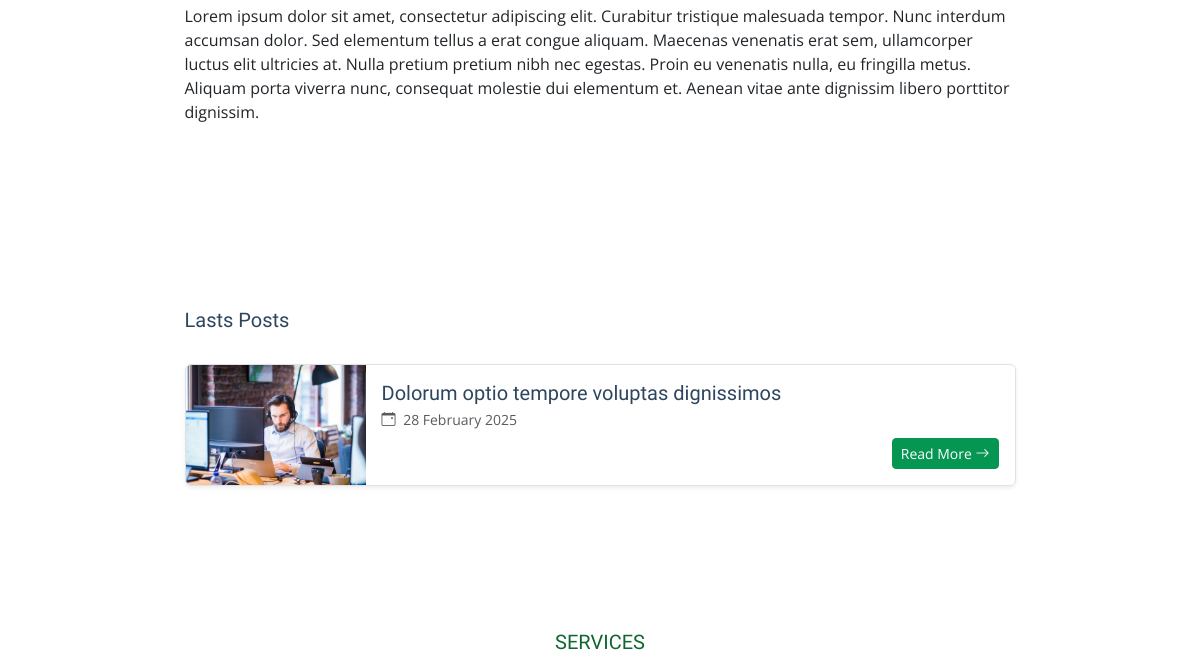
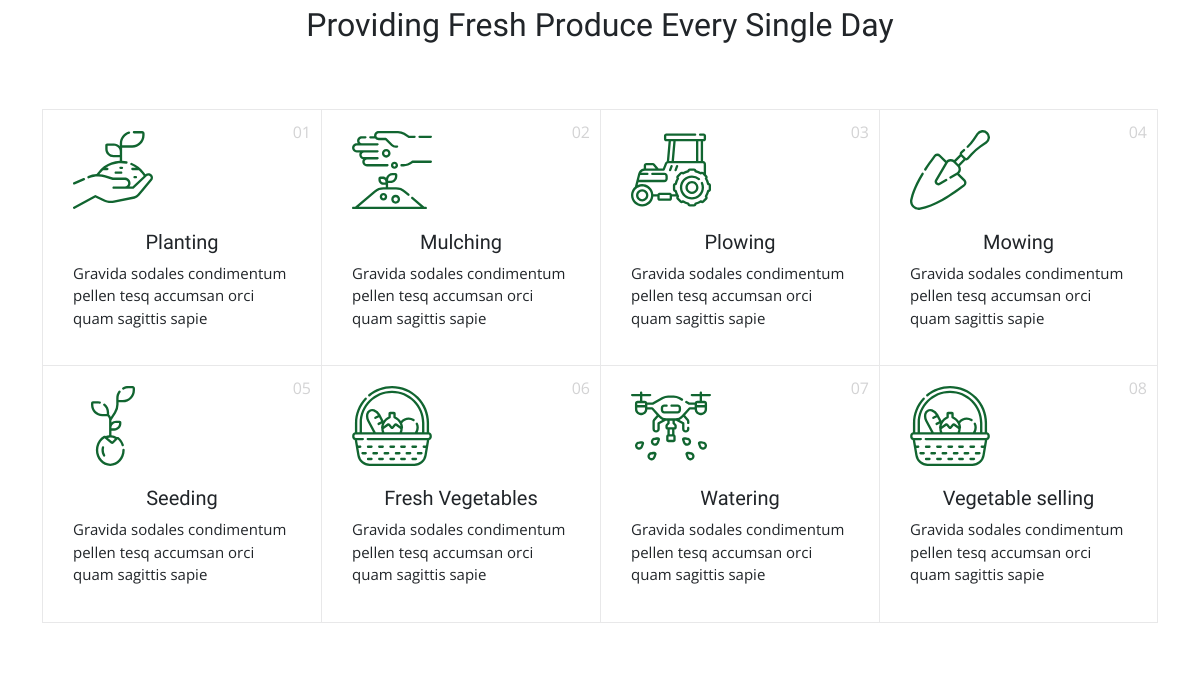
/accounts/profile/admin/ (signed in, middle part), run on an earlier commit of the app's database (2 pictures, top to bottom).
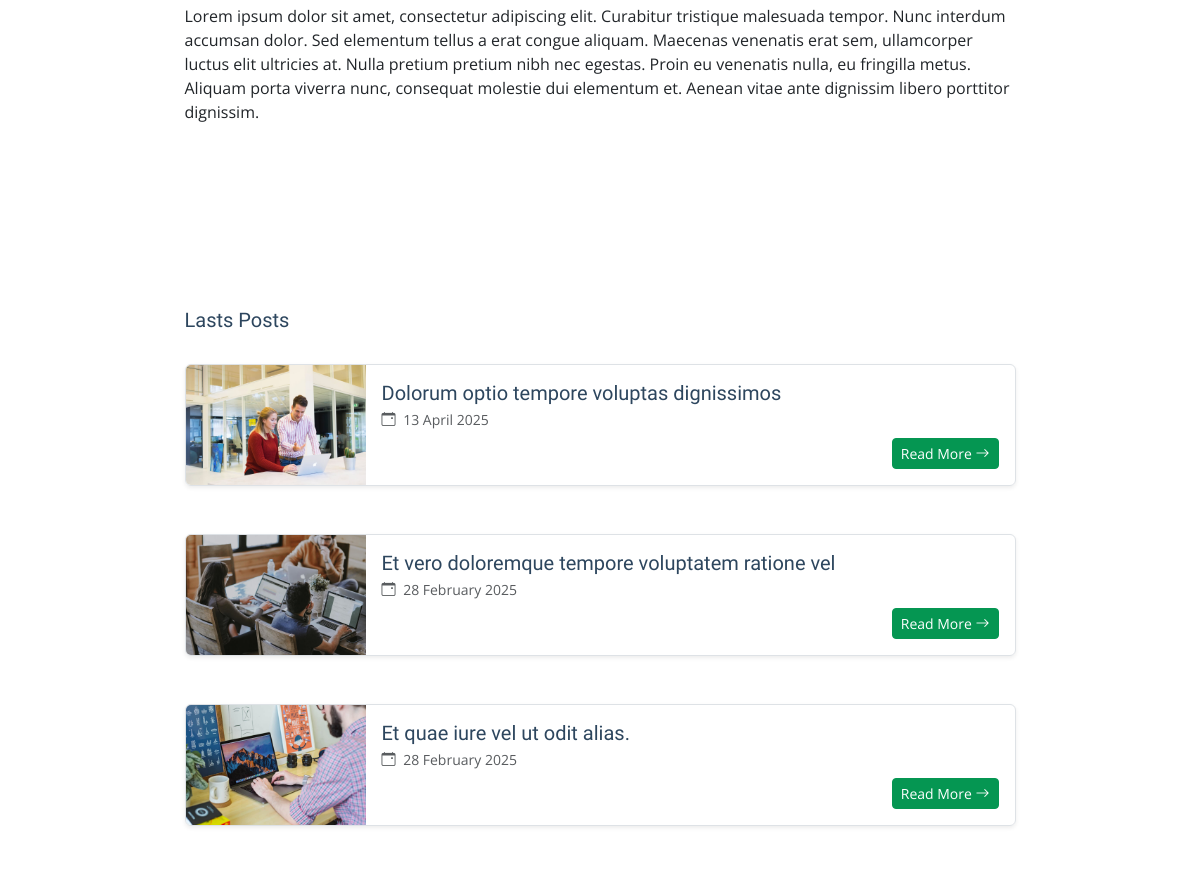
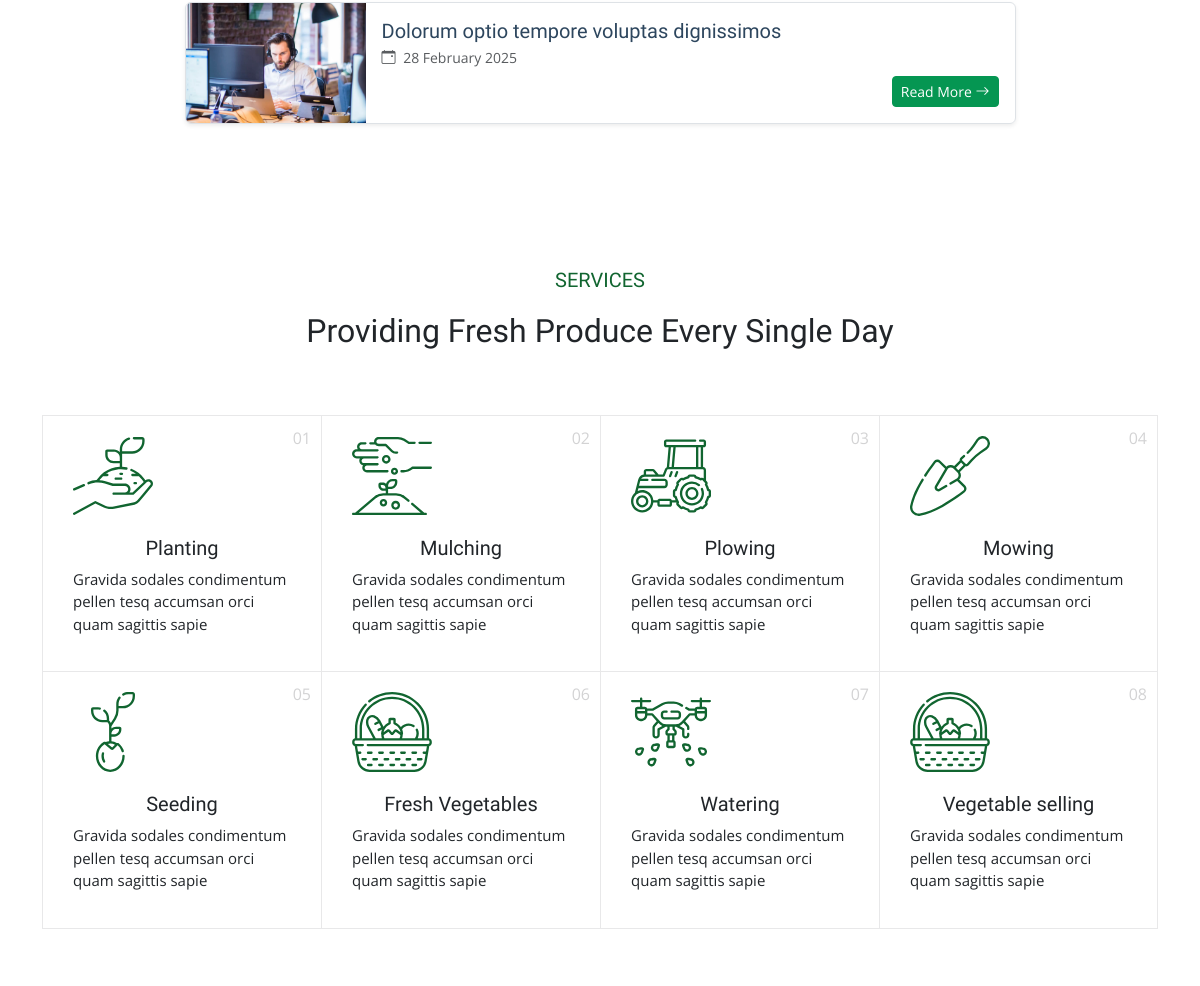
And on a later commit of the database (2 pictures, top to bottom).
### blog/models.py (models this page shows, shortened)
class Post(models.Model):
    title = models.CharField(max_length=200, verbose_name='Title')
    subtitle = models.CharField(max_length=200, verbose_name='Subtitle')
    relevant_text = models.CharField(max_length=50, verbose_name='Relevant Text', null=True, blank=True)
    content = models.TextField(verbose_name='Content')
    image = models.ImageField(verbose_name='Image', upload_to='posts', null=False, blank=False)
    author = models.ForeignKey(User, verbose_name='Author', on_delete=models.CASCADE)
    created_at = models.DateTimeField(auto_now_add=True, verbose_name='Creation Date')
    updated_at = models.DateTimeField(auto_now=True, verbose_name = 'Edition Date')
    published_at =  models.DateTimeField(verbose_name='Published Date', default=now)
    class Meta:
        verbose_name = "Post"
        verbose_name_plural = "Posts"
        ordering = ['-created_at']

### registration/views.py (the view)
# urls.py: path('profile/<str:username>/', ProfileDetailView.as_view(), name='profile_detail'),
class ProfileDetailView(LoginRequiredMixin, DetailView):
    model = Profile
    template_name ='registration/profile_detail.html'
    context_object_name = 'profile'
    def get_object(self):
        profile, created = Profile.objects.get_or_create(user=self.request.user)
        return profile
    def get_context_data(self, **kwargs):
        context = super().get_context_data(**kwargs)
        context['is_owner'] = self.request.user == self.object.user
        return context

### blog/context_processors.py (called while the page is built)
def user_posts(request):
    if request.user.is_authenticated:
        posts = Post.objects.filter(author=request.user).order_by("-created_at", "-id")  # Posts del usuario logueado
    else:
        posts = None  # No hay usuario autenticado
    return {"user_posts": posts}

### core/templates/registration/profile_detail.html (shortened to what this page needs)
{% extends 'partials/base.html' %}
{% load static %}
{% block content %}
    <section id="profile" class="profile section">
        <div class="container">
            <div class="row mt-3">
                <div class="col-md-9 mx-auto mb-5">
                    <div class="row mt-5">
                        <div class="col-12">
                            <p>{{profile.bio}}</p>
                        </div>
                    </div>
                </div>
            </div>
        </div>
    </section>
    <section id="blog-posts-3" class="blog-posts-3 section">
        <div class="container">
            <div class="row justify-content-center">
                <div class="col-md-9">
                    <div class="row gy-4">
                        <h5>Lasts Posts</h5>
                        {% for post in user_posts %}
                            <div class="col-12 mb-4">
                                <article class="d-flex border rounded shadow-sm overflow-hidden">
                                    <div class="flex-shrink-0">
                                        <img src="{{ post.image.url }}" alt="" class="img-fluid" style="width: 180px; height: 120px; object-fit: cover;">
                                    </div>
                                    <div class="p-3 d-flex flex-column justify-content-between w-100">
                                        <div>
                                            <h5 class="mb-1">{{ post.title }}</h5>
                                            <div class="text-muted small mb-2">
                                                <i class="bi bi-calendar-event me-1"></i>
                                                {{ post.created_at|date:"d F Y" }} &nbsp;
                                            </div>
                                        </div>
                                        <div class="text-end">
                                            <a href="{% url 'post-detail' post.id %}" class="btn btn-sm btn-primary" style="background: #059652; border-color: #059652;">Read More <i class="bi bi-arrow-right"></i></a>
                                        </div>
                                    </div>
                                </article>
                            </div>
                        {% endfor %}
                    </div>
                </div>
            </div>
        </div>
    </section>
    {% include 'sections/services-info.html' %}
{% endblock %}

What changed in the data, as far as the page shows it:
added Post: image (picture), title "Dolorum optio tempore voluptas dignissimos", created_at "13 April 2025"
added Post: image (picture), title "Et vero doloremque tempore voluptatem ratione vel", created_at "28 February 2025"
added Post: image (picture), title "Et quae iure vel ut odit alias.", created_at "28 February 2025"
